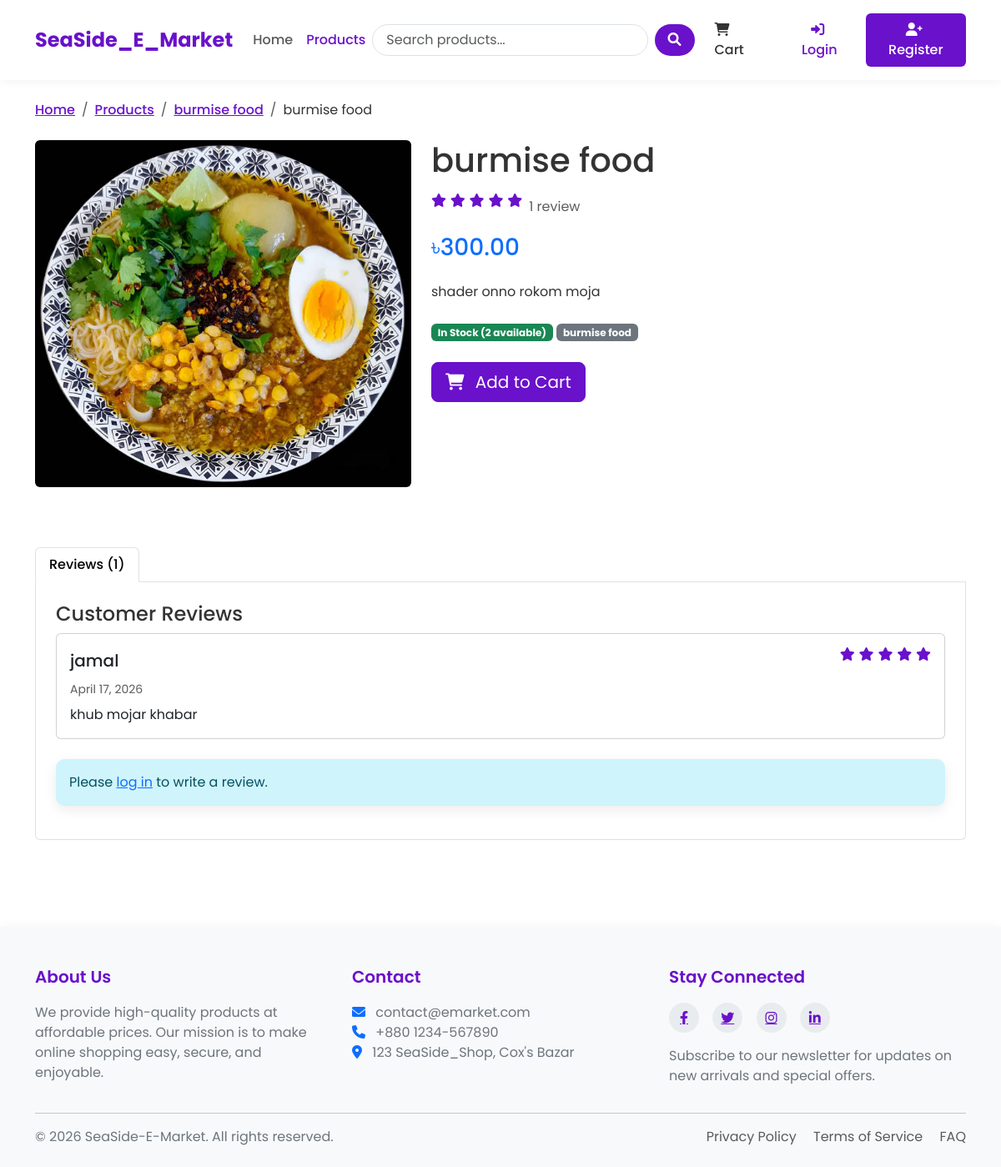
/products/detail/burmise-food/, run on the app's committed database.
### SeaSide_Shop/models.py (models this page shows, shortened)
class Product(models.Model):
    name = models.CharField(max_length=100)
    slug = models.SlugField(max_length=200, unique=True)
    category = models.ForeignKey(Category, on_delete=models.CASCADE, related_name='products')
    description = models.TextField()
    price = models.DecimalField(max_digits=10, decimal_places=2) # 405.99
    stock = models.PositiveBigIntegerField(default=1)
    available = models.BooleanField(default=True)
    created_at = models.DateTimeField(auto_now_add=True)
    updated_at = models.DateTimeField(auto_now=True)
    image = models.ImageField(upload_to='products/%Y/%m/%d') # products/25/10/2025
    def average_rating(self):
        ratings = self.ratings.all()
        if ratings.count() > 0:
            return sum([i.rating for i in ratings])/ratings.count()
        return 0

class Category(models.Model):
    name = models.CharField(max_length=100)
    slug = models.SlugField(max_length=100, unique=True)
    description = models.TextField()
    class Meta:
        verbose_name_plural = 'Categories'

class Rating(models.Model):
    product = models.ForeignKey(Product, on_delete=models.CASCADE, related_name='ratings')
    user = models.ForeignKey(User, on_delete=models.CASCADE)
    rating = models.PositiveSmallIntegerField(validators=[MinValueValidator(1), MaxValueValidator(5)])
    comment = models.TextField()
    created_at = models.DateTimeField(auto_now_add=True)

### SeaSide_Shop/views.py (the view)
# urls.py: path('products/detail/<slug:slug>/', views.product_detail, name="product_detail"),
def product_detail(request, slug):
    product = get_object_or_404(Product, slug = slug, available = True)
    related_products = Product.objects.filter(category = product.category).exclude(id=product.id)
    user_rating = None
    if request.user.is_authenticated:
        try:
            user_rating = Rating.objects.get(product=product, user=request.user)
        except Rating.DoesNotExist:
            pass
    rating_form = RatingForm(instance=user_rating)
    return render(request, 'SeaSide_Shop/product_detail.html', {
        'product' :product,
        'related_products' : related_products,
        'user_rating' : user_rating,
        'rating_form' : rating_form
    })

### SeaSide_Shop/forms.py
class RatingForm(forms.ModelForm):
    class Meta:
        model = Rating
        fields = ['rating', 'comment']
        widgets = {
            'rating' : forms.Select(choices=[(i,i) for i in range(1,6)]),
            'comment' : forms.Textarea(attrs={'rows' : 4})
        }

### SeaSide_Shop/context_processors.py (called while the page is built)
def cart_items_count(request):
    if request.user.is_authenticated:
        try:
            cart = Cart.objects.get(user=request.user)
            return {'cart_items_count' : cart.get_total_items()}
        except Cart.DoesNotExist:
            return {'cart_items_count' : 0}
    return {'cart_items_count' : 0}

### templates/SeaSide_Shop/product_detail.html (shortened to what this page needs)
{% extends 'base.html' %}
{% block content %}
<nav aria-label="breadcrumb">
    <ol class="breadcrumb">
        <li class="breadcrumb-item"><a href="{% url 'home' %}">Home</a></li>
        <li class="breadcrumb-item"><a href="{% url 'product_list' %}">Products</a></li>
        <li class="breadcrumb-item"><a href="{% url 'product_list_by_category' product.category.slug %}">{{ product.category.name }}</a></li>
        <li class="breadcrumb-item active" aria-current="page">{{ product.name }}</li>
    </ol>
</nav>
<div class="row">
    <div class="col-md-5 mb-4">
        {% if product.image %}
        <img src="{{ product.image.url }}" class="img-fluid rounded" alt="{{ product.name }}">
        {% else %}
        <div class="bg-light text-center p-5 rounded">
            <i class="fas fa-image fa-5x text-muted"></i>
        </div>
        {% endif %}
    </div>
    <div class="col-md-7">
        <h1 class="mb-3">{{ product.name }}</h1>
        <div class="d-flex align-items-center mb-3">
            <div class="rating me-2">
                {% for i in "12345" %}
                {% if forloop.counter <= product.average_rating %}
                <i class="fas fa-star"></i>
                {% else %}
                <i class="far fa-star"></i>
                {% endif %}
                {% endfor %}
            </div>
            <span class="text-muted">{{ product.ratings.count }} review{{ product.ratings.count|pluralize }}</span>
        </div>
        <h2 class="h3 text-primary mb-4">৳{{ product.price }}</h2>
        <p class="mb-4">{{ product.description }}</p>
        <div class="mb-4">
            <span class="badge bg-{% if product.stock > 0 %}success{% else %}danger{% endif %}">
                {% if product.stock > 0 %}In Stock ({{ product.stock }} available){% else %}Out of Stock{% endif %}
            </span>
            <span class="badge bg-secondary">{{ product.category.name }}</span>
        </div>
        {% if product.stock > 0 %}
        <form action="{% url 'cart_add' product.id %}" method="post" class="mb-4">
            <button type="submit" class="btn btn-primary btn-lg">
                <i class="fas fa-shopping-cart me-2"></i> Add to Cart
            </button>
        </form>
        {% endif %}
    </div>
</div>
<div class="row mt-5">
    <div class="col-12">
        <ul class="nav nav-tabs" id="productTabs" role="tablist">
            <li class="nav-item" role="presentation">
                <button class="nav-link active" id="reviews-tab" data-bs-toggle="tab" data-bs-target="#reviews"
                        type="button" role="tab" aria-controls="reviews" aria-selected="true">
                    Reviews ({{ product.ratings.count }})
                </button>
            </li>
        </ul>
        <div class="tab-content p-4 border border-top-0 rounded-bottom" id="productTabsContent">
            <div class="tab-pane fade show active" id="reviews" role="tabpanel" aria-labelledby="reviews-tab">
                {% if product.ratings.count > 0 %}
                <div class="mb-4">
                    <h4>Customer Reviews</h4>
                    {% for rating in product.ratings.all %}
                    <div class="card mb-3">
                        <div class="card-body">
                            <div class="d-flex justify-content-between align-items-center mb-2">
                                <h5 class="mb-0">{{ rating.user.username }}</h5>
                                <div class="rating">
                                    {% for i in "12345" %}
                                    {% if forloop.counter <= rating.rating %}
                                    <i class="fas fa-star"></i>
                                    {% else %}
                                    <i class="far fa-star"></i>
                                    {% endif %}
                                    {% endfor %}
                                </div>
                            </div>
                            <p class="text-muted small mb-2">{{ rating.created_at|date:"F d, Y" }}</p>
                            <p class="mb-0">{{ rating.comment }}</p>
                        </div>
                    </div>
                    {% endfor %}
                </div>
                {% else %}
                <p>No reviews yet. Be the first to review this product!</p>
                {% endif %}
                {% if user.is_authenticated and not user.is_staff %}
                    {% if user_rating %}
                    <h4>Your Review</h4>
                    <div class="card mb-3">
                        <div class="card-body">
                            <div class="d-flex justify-content-between align-items-center mb-2">
                                <div class="rating">
                                    {% for i in "12345" %}
                                    {% if forloop.counter <= user_rating.rating %}
                                    <i class="fas fa-star"></i>
                                    {% else %}
                                    <i class="far fa-star"></i>
                                    {% endif %}
                                    {% endfor %}
                                </div>
                                <a href="{% url 'rate_product' product.id %}" class="btn btn-sm btn-outline-primary">
                                    Edit Review
                                </a>
                            </div>
                            <p class="mb-0">{{ user_rating.comment }}</p>
                        </div>
                    </div>
                    {% else %}
                    <div class="card">
                        <div class="card-body">
                            <h4>Write a Review</h4>
                            <p>Have you purchased this product? Share your thoughts with other customers!</p>
                            <a href="{% url 'rate_product' product.id %}" class="btn btn-primary">Write a Review</a>
                        </div>
                    </div>
                    {% endif %}
                {% elif user.is_authenticated and user.is_staff %}
                <div class="alert alert-secondary">
                    Admin accounts cannot write reviews.
                </div>
                {% else %}
                <div class="alert alert-info">
                    Please <a href="{% url 'login' %}?next={{ request.path }}">log in</a> to write a review.
                </div>
                {% endif %}
            </div>
        </div>
    </div>
</div>
{% endblock %}

### templates/SeaSide_Shop/product_detail.html (style rules this page uses)
.breadcrumb-item a { color: var(--primary-color); font-weight: 500; }
.breadcrumb-item.active { color: var(--text-color); }
.breadcrumb { background-color: transparent; padding: 0; margin-bottom: 1.5rem; }
.rating { display: flex; align-items: center; gap: 0.3rem; margin-bottom: 1rem; }
.rating i { color: var(--primary-color); }

### templates/base.html (style rules this page uses)
:root { --primary-color: #6a11cb; --primary-dark: #5a0cb8; --primary-light: #7c4ddb; --secondary-color: #2575fc; --text-color: #333333; --text-light: #6c757d; --bg-light: #f8f9fa; --border-radius: 10px; --box-shadow: 0 5px 15px rgba(0,0,0,0.08); }
body { font-family: 'Poppins', sans-serif; color: var(--text-color); display: flex; flex-direction: column; min-height: 100vh; }
.nav-link { font-weight: 500; padding: 0.5rem 1rem; transition: all 0.3s ease; }
.rating { color: #ffc107; }
.btn-primary { background-color: var(--primary-color); border-color: var(--primary-color); }
.alert { border-radius: var(--border-radius); box-shadow: var(--box-shadow); border: none; }

### data on the page
Product: category.name "burmise food", name "burmise food", image (picture), ratings.count "1", price "300.00", description "shader onno rokom moja", stock "2"
Rating: user.username "jamal", rating 5 (drawn), created_at "April 17, 2026", comment "khub mojar khabar"
